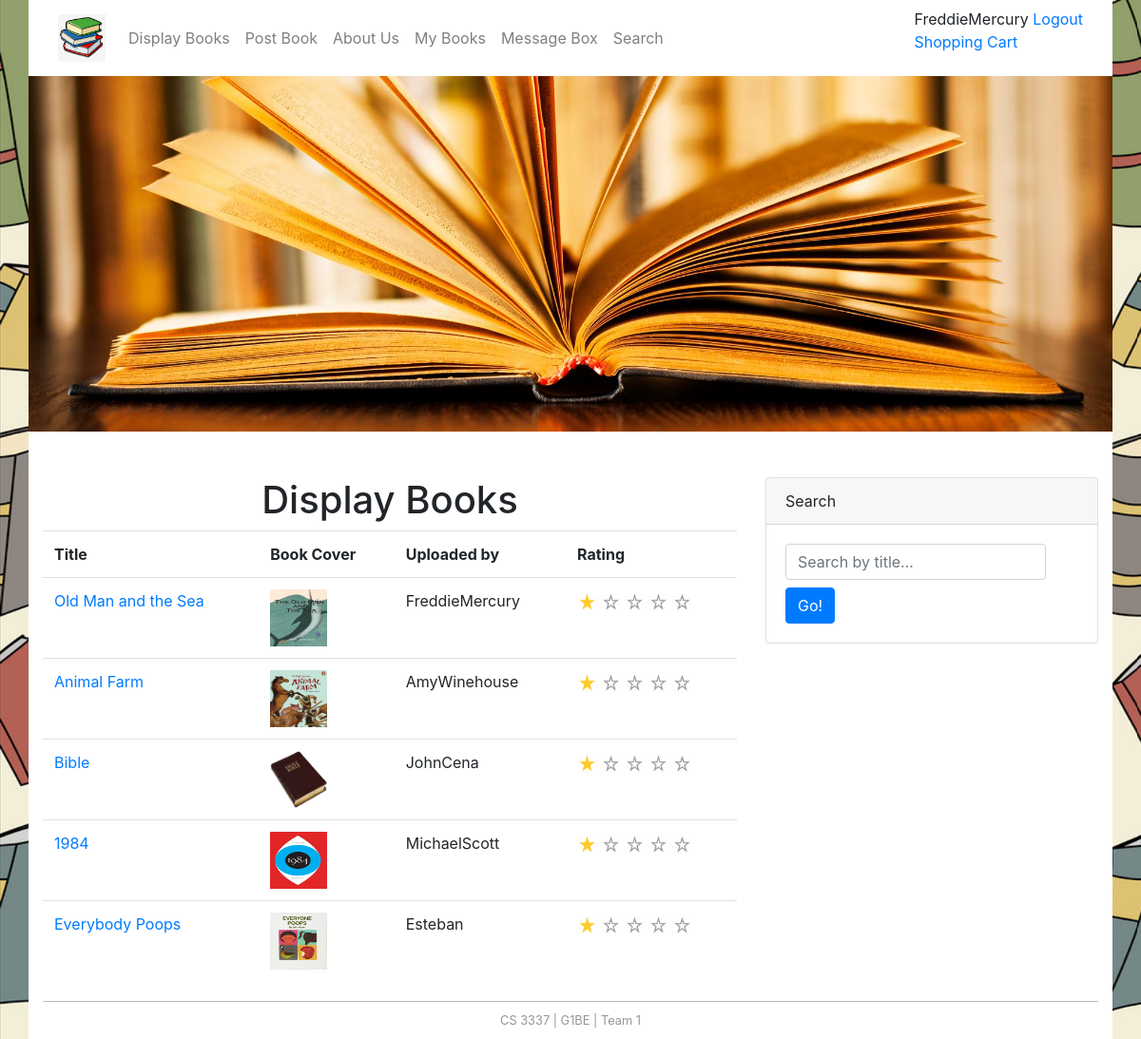
Page /displaybooks (signed in) on the committed database.
### bookMng/models.py (models this page shows, shortened)
class MainMenu(models.Model):
    item = models.CharField(max_length=200, unique=True)
    link = models.CharField(max_length=200, unique=True)

class Book(models.Model):
    name = models.CharField(max_length=200)
    web = models.URLField(max_length=200)
    price = models.DecimalField(decimal_places=2, max_digits=6)
    publishdate = models.DateField(auto_now=True)
    picture = models.FileField(upload_to='bookEx/static/uploads')
    pic_path = models.CharField(max_length=300, editable=False, blank=True)
    username = models.ForeignKey(User, blank=True, null=True, on_delete=models.CASCADE)
    shopping_cart = models.BooleanField(default=False)
    rating = models.CharField(max_length=1, choices=(('1', '1'), ('2', '2'), ('3', '3'), ('4', '4'), ('5', '5')),
                              default='1')

### bookMng/views.py (the view)
# urls.py: path('displaybooks', views.displaybooks, name='displaybooks'),
@login_required(login_url=reverse_lazy('login'))
def displaybooks(request):
    books = Book.objects.all()
    for b in books:
        b.pic_path = b.picture.url[14:]
    return render(request,
                  'bookMng/displaybooks.html',
                  {
                      'item_list': MainMenu.objects.all(),
                      'books': books,
                  })

### bookEx/templates/bookMng/displaybooks.html
{% extends "base.html" %}
{% load static %}
{% block content %}
<h1 align="center"> Display Books </h1>
  <table class="table table-hover" >
       <tr>
          <th scope="col">Title</th>
          <th scope="col">Book Cover</th>
          <th scope="col">Uploaded by</th>
           <th scop = "col">Rating </th>
       </tr>
      {% for book in books %}
        <tr>
            <td>
                <a href="book_detail/{{ book.id }}"> {{ book.name }} </a>
            </td>
            <td>
                <img src="{% static book.pic_path %}" width="60" height="60">
            </td>
            <td>
                {{ book.username }}
            </td>
            {% if book.rating == '1' %}
               <td >
                   <img src="{% static '1StarRating.png' %}" width="120" height="20">
               </td>
            {% elif book.rating == '2' %}
               <td >
                   <img src="{% static '2StarRating.png' %}" width="120" height="20">
               </td>
            {% elif book.rating == '3' %}
               <td >
                   <img src="{% static '3StarRating.png' %}" width="120" height="20">
               </td>
            {% elif book.rating == '4' %}
               <td >
                   <img src="{% static '4StarRating.png' %}" width="120" height="20">
               </td>
            {% elif book.rating == '5' %}
               <td >
                   <img src="{% static '5StarRating.png' %}" width="120" height="25">
               </td>
            {% endif %}
        </tr>
      {% endfor %}
  </table>
{% endblock content %}

### bookEx/templates/base.html (shortened to what this page needs)
{% load static %}
<!DOCTYPE html>
<html lang="en">
<head>
    <link href="{% static 'main1.css' %}" rel="stylesheet" type="text/css">
    <link rel="stylesheet" href="https://stackpath.bootstrapcdn.com/bootstrap/4.3.1/css/bootstrap.min.css">
</head>
<body>
<div class="container">
        <nav class="navbar sticky-top navbar-expand-lg navbar-light" style = "background-color: #ffffff;">
            <a class="navbar-brand" href="\">
             <img src="{% static 'logo.jpg' %}" width="50" height="50" alt="" />
            </a>
            <div class="collapse navbar-collapse" id="navbarNav">
                <ul class="navbar-nav">
                 {% for item in item_list %}
                    <li class="nav-item">
                    <a class="nav-link" href="{{ item.link }}"> {{ item.item }} </a>
                    </li>
                    {% endfor %}
                </ul>
            </div>
            <span style="float: right; align: right;">
                    {% if user.is_authenticated %}
                       {{ user.username }}
                       <a href="{% url 'my_logout' %}?next=/">Logout</a>
                    {% else %}
                       Not Logged in
                       <a href="{% url 'login' %}?next=/">Login</a>
                    {% endif %}
                <p>
                                <a href="{% url 'purchase' %}"> Shopping Cart </a></p>
                    </span>
        </nav>
        <div id="topbanner" class="row">
            <img src="{% static 'topbanner.jpg' %}" class="img-fluid" alt="" />
        </div>
        <div class="row mt-5">
            <div class="col-8">
                {% block content %}
                {% endblock content %}
            </div>
            <div class="col-4">
                    <div class="card mb-4">
                        <div class="card-header">Search</div>
                        <div class="card-body">
                            <div class="input-group">
                                <form action="{% url 'searchresults' %}" method="get">
                                <input class="form-control mb-2" name = 'q' type="text" placeholder="Search by title..." />
                                <button class="btn btn-primary" id="button-search" type="submit">Go!</button>
                                </form>
                            </div>
                        </div>
                    </div>
            </div>
        </div>
    <footer id="footer"> CS 3337 | G1BE | Team 1</footer>
</div>
</body>
</html>

### bookEx/static/main1.css (style rules this page uses)
body { background-image: url("book_wallpaper.png"); background-repeat: round; }
.container { background-color: #ffffff !important; }
#footer { text-align: center; font-size: 0.8em; margin-top: 5px; padding-top: 10px; padding-bottom: 10px; background-color: #FFFFFF; border-top: thin solid #BBBBBB; clear: both; color: #969696; }

### rows in the picture
MainMenu: item "Display Books"
MainMenu: item "Post Book"
MainMenu: item "About Us"
MainMenu: item "My Books"
MainMenu: item "Message Box"
MainMenu: item "Search"
Book: name "Old Man and the Sea", username "FreddieMercury"
Book: name "Animal Farm", username "AmyWinehouse"
Book: name "Bible", username "JohnCena"
Book: name "1984", username "MichaelScott"
Book: name "Everybody Poops", username "Esteban"

### other values in the picture
{{ user.username }} "FreddieMercury"
